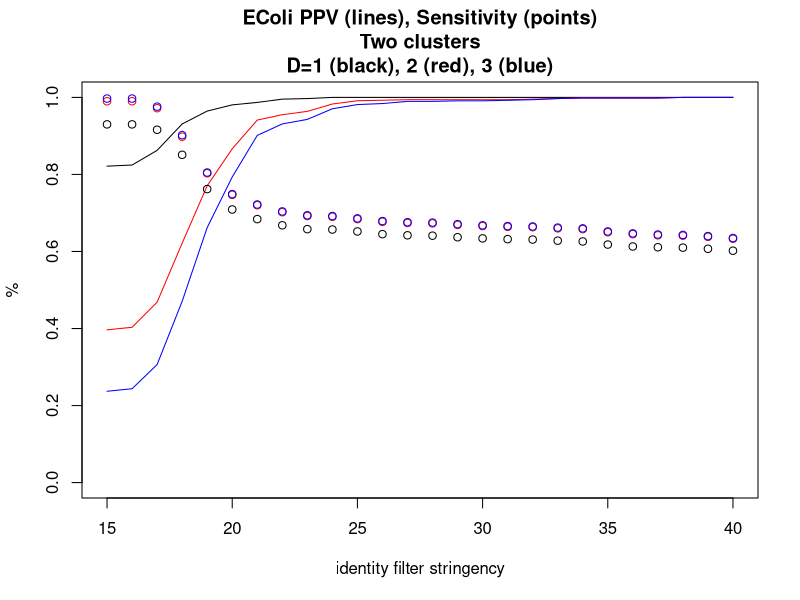

Generate this figure with R: (Note: this script raises an error after producing the figure.)
## ---- chunk 1
ecoli = read.table("ecoliErrs1.tsv",row.names=NULL)[,-1] 
nitma = read.table("nitmaErrs1.tsv",row.names=NULL)[,-1] 
pelag = read.table("pelagErrs1.tsv",row.names=NULL)[,-1] 
## ---- chunk 2
ppv = function(errs,orgStr,...)
{
idx = 2*(1:156)-1
PPV = errs[idx,]
PPVD1K2 = PPV[ (PPV[,2] == 2) * (PPV[,3] == 1) > 0 , 6 ]
PPVD2K2 = PPV[ (PPV[,2] == 2) * (PPV[,3] == 2) > 0 , 6 ]
PPVD3K2 = PPV[ (PPV[,2] == 2) * (PPV[,3] == 3) > 0 , 6 ]
Sens = errs[idx, 4 ] / rowSums(errs[ idx , 4:5 ])
SensD1K2 = Sens[ (errs[idx,2] == 2) * (errs[idx,3] == 1) > 0 ]
SensD2K2 = Sens[ (errs[idx,2] == 2) * (errs[idx,3] == 2) > 0 ]
SensD3K2 = Sens[ (errs[idx,2] == 2) * (errs[idx,3] == 3) > 0 ]
plot( 15:40 , PPVD1K2 , ylim=c(0,1) , type='l' , ylab="%" , xlab="identity filter stringency" , main=paste(orgStr,"PPV (lines), Sensitivity (points)\nTwo clusters\nD=1 (black), 2 (red), 3 (blue)") , ... ) 
lines( 15:40 , PPVD2K2 , col="red" , ... ) 
lines( 15:40 , PPVD3K2 , col="blue" , ... ) 
points( 15:40 , SensD1K2 )
points( 15:40 , SensD2K2 , col="red" )
points( 15:40 , SensD3K2 , col="blue" )
}

npv = function(errs,orgStr)
{
idx = 2*(1:156)
PPV = errs[idx,]
PPVD1K2 = PPV[ (PPV[,2] == 2) * (PPV[,3] == 1) > 0 , 6 ]
PPVD2K2 = PPV[ (PPV[,2] == 2) * (PPV[,3] == 2) > 0 , 6 ]
PPVD3K2 = PPV[ (PPV[,2] == 2) * (PPV[,3] == 3) > 0 , 6 ]
Sens = errs[idx, 5 ] / rowSums(errs[ idx , 4:5 ])
SensD1K2 = Sens[ (errs[idx,2] == 2) * (errs[idx,3] == 1) > 0 ]
SensD2K2 = Sens[ (errs[idx,2] == 2) * (errs[idx,3] == 2) > 0 ]
SensD3K2 = Sens[ (errs[idx,2] == 2) * (errs[idx,3] == 3) > 0 ]
plot( 15:40 , PPVD1K2 , ylim=c(0.975,1) , type='l' , ylab="%" , xlab="identity filter stringency" , main=paste(orgStr,"NPV (lines), Specificity (points)\nTwo clusters\nD=1 (black), 2 (red), 3 (blue)") , ... ) 
lines( 15:40 , PPVD2K2 , col="red" , ... ) 
lines( 15:40 , PPVD3K2 , col="blue" , ... ) 
points( 15:40 , SensD1K2 )
points( 15:40 , SensD2K2 , col="red" )
points( 15:40 , SensD3K2 , col="blue" )
}
## ---- chunk 3
ppv(ecoli, "EColi")
## ---- chunk 4
npv(ecoli, "EColi")
## ---- chunk 5
ppv(nitma,"Nitma")
## ---- chunk 6
npv(nitma,"Nitma")
## ---- chunk 7
ppv(pelag,"Pelagibacter")
## ---- chunk 8
npv(pelag,"Pelagibacter")
